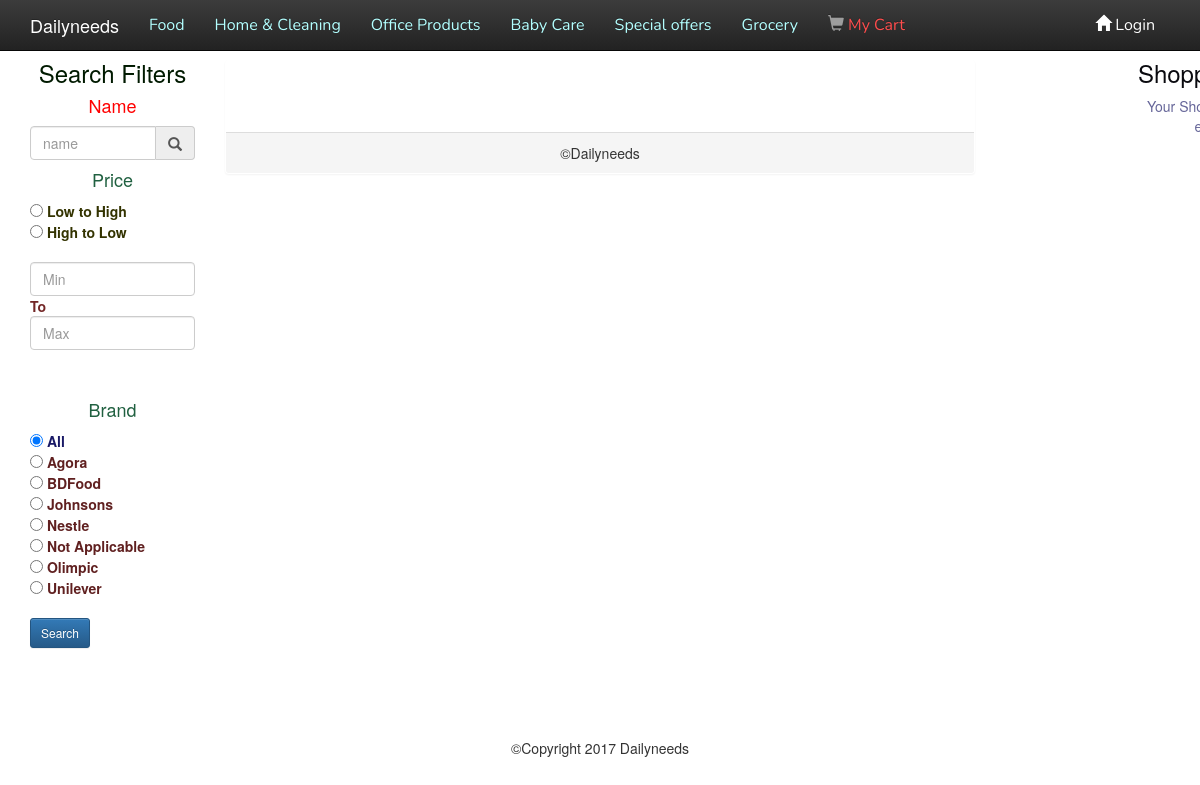
The app's page /category.php with its own data.
### tables this page shows
CREATE TABLE IF NOT EXISTS `categories` (
  `id` int(11) NOT NULL,
  `category` varchar(255) NOT NULL,
  `parent` int(11) NOT NULL DEFAULT '0'
);

CREATE TABLE IF NOT EXISTS `brand` (
  `id` int(11) NOT NULL,
  `brand_name` varchar(255) NOT NULL
);

### includes/widgets/filters.php (the view, shortened to what this page needs)
<?php
$price_sort = ((isset($_REQUEST['price_sort']))?sanitize($_REQUEST['price_sort']):'');
$min_price = ((isset($_REQUEST['min_price']))?sanitize($_REQUEST['min_price']):'');
$max_price = ((isset($_REQUEST['max_price']))?sanitize($_REQUEST['max_price']):'');
$b = ((isset($_REQUEST['brand']))?sanitize($_REQUEST['brand']):'');
$brandQ = $db->query("SELECT * FROM brand ORDER BY brand_name");
?>
<h3 class="text-center" style="color: #001a00;">Search Filters</h3>
<h4 class="text-center" style="color: red">Name</h4>
<form action="search2.php" method="post">
	<div class="input-group">
		<input type="text" class="form-control" id="name_on" placeholder="name">
		<span class="input-group-addon"><i class="glyphicon glyphicon-search"></i></span>
	</div>
</form>
<h4 class="text-center" style="color: #206040;">Price</h4>
<form action="search.php" method="post">
	<input type="radio" name="price_sort" value="low"<?=(($price_sort == 'low')?' checked' : '');?>><span style="color: #333300;font-weight: bold;"> Low to High</span><br>
	<input type="radio" name="price_sort" value="high"<?=(($price_sort == 'high')?' checked ': '');?>><span style="color: #333300;font-weight: bold;"> High to Low</span><br><br>
	<input class="form-control" type="text" name="min_price" class="price-range" placeholder="Min " value="<?php echo $min_price;?>"><span style="color: #732626;font-weight: bold;">To</span>
	<input class="form-control" type="text" name="max_price" class="price-range" placeholder="Max " value="<?php echo $max_price;?>"><br><br>
	<h4 class="text-center" style="color: #206040;">Brand</h4>
	<input type="radio" name="brand" value=""<?=(($b == '')?' checked':'');?>><span style="color: #191966;font-weight: bold;"> All</span><br>
	<?php while($brand = mysqli_fetch_assoc($brandQ)): ?>
		<input type="radio" name="brand" value="<?php echo $brand['id'];?>"<?php echo (($b == $brand['id'])?' checked':'');?>>
		<?php echo "<span style='color:#602020;font-weight:bold;'>". $brand['brand_name']."</span>";?><br>
	<?php endwhile;?>
	<br>
	<input type="submit" value="Search" class="btn btn-sm btn-primary">
</form>

### includes/navigation.php (shortened to what this page needs)
<?php
$sql = "SELECT * FROM categories WHERE  parent = 0";
$pquery = $db->query($sql);
?>
<nav class="navbar navbar-inverse navbar-fixed-top">
<div class="container">
  <div class="navbar-header">
                    <a href="index.php" class="navbar-brand" style="color: white;">Dailyneeds</a>
  </div>
  <div class="collapse navbar-collapse " id="myNavbar">
	<ul class="nav navbar-nav">
		<?php while($parent = mysqli_fetch_assoc($pquery)) : ?>
  <li class="dropdown">
      <a href="#" class="dropdown-toggle" data-toggle="dropdown" ><span style="color: #b3ffff;"><?= $parent['category']; ?></span><span  class =""> </span></a>
   </li>
 <?php endwhile ; ?>
 <li><a href="cart.php"><span class="glyphicon glyphicon-shopping-cart"></span><span style="color: #ff4d4d;"> My Cart</span> </a></li>
</ul>
<ul class="nav navbar-nav pull-right"><li class="<?=((!isset($_SESSION['user_email']))?'':'dropdown');?>">
      <a class="<?=((!isset($_SESSION['user_email']))?'':'dropdown-toggle');?>" href="<?=((!isset($_SESSION['user_email']))?'/Dailyneeds/admin/rform/user_login.php':'/Dailyneeds/user_index.php');?>"  data-toggle="<?=((!isset($_SESSION['user_email']))?'':'dropdown');?>"
      data-target="<?=((!isset($_SESSION['user_email']))?'':'#');?>" style="color:white;"><span class="glyphicon glyphicon-home"></span><?=((!isset($_SESSION['user_email']))?' Login':' My Account');?></a>
    </li>
</ul>
</div>
</div>
</nav>
<div><br><br></div>

### css/main.css (style rules this page uses)
.nav.navbar-nav li a { font-family: nunito; font-size: 16px; }

### records on screen
categories: category "Food"
categories: category "Home & Cleaning"
categories: category "Office Products"
categories: category "Baby Care"
categories: category "Special offers"
categories: category "Grocery"
brand: brand_name "Agora"
brand: brand_name "BDFood"
brand: brand_name "Johnsons"
brand: brand_name "Nestle"
brand: brand_name "Not Applicable"
brand: brand_name "Olimpic"
brand: brand_name "Unilever"
